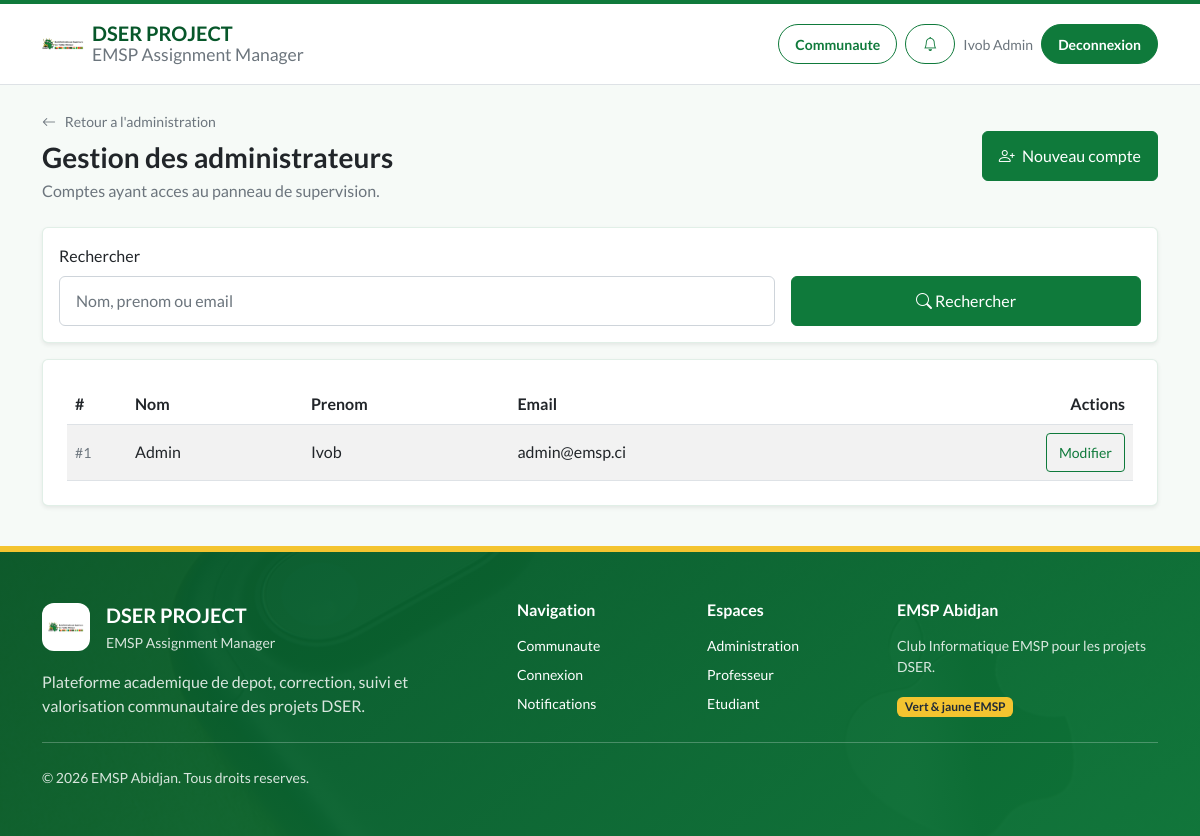
The app's page /student-hub-php/public/admin/admins (signed in) with its own data.
### tables this page shows
CREATE TABLE IF NOT EXISTS `utilisateurs` (
  `id_user` INT AUTO_INCREMENT PRIMARY KEY,
  `nom` VARCHAR(50) NOT NULL,
  `prenom` VARCHAR(50) NOT NULL,
  `email` VARCHAR(100) UNIQUE NOT NULL,
  `mot_de_passe` VARCHAR(255) NOT NULL,
  `role` ENUM('etudiant', 'prof', 'admin') NOT NULL,
  `first_login` TINYINT(1) DEFAULT 1
);

### student-hub-php/app/Controllers/AdminController.php (called while the page is built, shortened)
<?php
final class AdminController extends Controller
{
    public function listAdmins(): void
    {
        $search = trim((string) ($_GET['search'] ?? ''));
        $page = isset($_GET['page']) ? max(1, (int) $_GET['page']) : 1;
        $perPage = 25;
        $admins = User::findAllByRole('admin', $search !== '' ? $search : null, $page, $perPage);
        $total = User::countByRole('admin', $search !== '' ? $search : null);
        $totalPages = (int) ceil($total / $perPage);
        $page = min(max(1, $page), max(1, $totalPages));
        $this->render('admin/admins_list', [
            'user' => Session::get('user'),
            'admins' => $admins,
            'csrf_token' => Csrf::generateToken(),
            'success' => Session::getFlash('success'),
            'error' => Session::getFlash('error'),
            'search' => $search,
            'page' => $page,
            'total_pages' => $totalPages,
            'total' => $total,
            'per_page' => $perPage
        ], 'Gestion des Administrateurs');
    }
}

### student-hub-php/public/index.php (called while the page is built, shortened)
<?php
if (file_exists(dirname(__DIR__) . '/config/config.php')) {
    $baseDir = dirname(__DIR__);
} else {
    $baseDir = __DIR__;
}
$requestMethod = $_SERVER['REQUEST_METHOD'];
$requestUri = parse_url($_SERVER['REQUEST_URI'], PHP_URL_PATH) ?: '/';
$scriptName = parse_url($_SERVER['SCRIPT_NAME'] ?? '', PHP_URL_PATH) ?: '/index.php';
$scriptBase = rtrim(dirname($scriptName), '/');
$baseLen = strlen($scriptBase);
if ($baseLen > 0 && strncmp($requestUri, $scriptBase, $baseLen) === 0) {
    $afterBase = substr($requestUri, $baseLen);
    $requestUri = ($afterBase === '' || $afterBase === false) ? '/' : $afterBase;
}
function url(string $path): string {
    static $base = null;
    if ($base === null) {
        $scriptName = parse_url($_SERVER['SCRIPT_NAME'] ?? '', PHP_URL_PATH) ?: '/index.php';
        $base = rtrim(dirname($scriptName), '/');
        $requestUri = parse_url($_SERVER['REQUEST_URI'] ?? '', PHP_URL_PATH) ?: '/';
    }
    return $base . '/' . ltrim($path, '/');
}
try {
    $router = new Router();
    $router->dispatch($requestMethod, $requestUri);
} catch (\Throwable $e) {
    $logDir = $baseDir . '/storage/logs';
    if (!is_dir($logDir)) {
        mkdir($logDir, 0777, true);
    }
    error_log('[' . date('Y-m-d H:i:s') . '] ERROR: ' . $e->getMessage() . "\n" . $e->getTraceAsString(), 3, $logDir . '/error.log');
    http_response_code(500);
    ?>
    <!DOCTYPE html>
    <html lang="fr">
    <head>
        <meta charset="UTF-8">
        <title>Erreur Serveur</title>
        <style>
            body { font-family: 'Segoe UI', Tahoma, Geneva, Verdana, sans-serif; background: #f8fafc; color: #1e293b; padding: 40px; text-align: center; }
            .container { max-width: 600px; margin: 0 auto; background: white; padding: 40px; border-radius: 12px; box-shadow: 0 4px 6px -1px rgb(0 0 0 / 0.1); border: 1px solid #e2e8f0; }
            h1 { color: #dc2626; font-size: 24px; margin-bottom: 16px; }
            p { color: #64748b; line-height: 1.6; margin-bottom: 24px; }
            a { display: inline-block; background: #2563eb; color: white; padding: 10px 20px; border-radius: 6px; text-decoration: none; font-weight: 500; }
            a:hover { background: #1d4ed8; }
        </style>
    </head>
    <body>
        <div class="container">
            <h1>Une erreur technique est survenue</h1>
            <p>Désolé, l'application a rencontré un problème inattendu. L'administrateur a été notifié.</p>
            <p style="font-size: 13px; font-family: monospace; background: #f1f5f9; padding: 10px; border-radius: 6px; text-align: left; overflow: auto;">
                <strong>Message :</strong> Une erreur technique est survenue. L'administrateur a été notifié.
            </p>
            <a href="<?php echo htmlspecialchars(url(''), ENT_QUOTES, 'UTF-8'); ?>">Retour à l'accueil</a>
        </div>
    </body>
    </html>
    <?php
}

### student-hub-php/app/Models/User.php (called while the page is built, shortened)
<?php
final class User
{
    public static function findAllByRole(string $role, ?string $search = null, ?int $page = null, ?int $perPage = 25): array
    {
        $db = Database::pdo();
        $params = [];
        $sql = 'SELECT id_user, nom, prenom, email FROM utilisateurs WHERE role = ?';
        $params[] = $role;
        $sql .= ' ORDER BY nom ASC';
        if ($page !== null && $perPage > 0) {
            $offset = ($page - 1) * $perPage;
            $sql .= ' LIMIT ' . (int) $perPage . ' OFFSET ' . (int) $offset;
        }
        $stmt = $db->prepare($sql);
        $stmt->execute($params);
        return $stmt->fetchAll();
    }
    public static function countByRole(string $role, ?string $search = null): int
    {
        $db = Database::pdo();
        $sql = 'SELECT COUNT(*) FROM utilisateurs WHERE role = ?';
        $params = [$role];
        $stmt = $db->prepare($sql);
        $stmt->execute($params);
        return (int) $stmt->fetchColumn();
    }
}

### student-hub-php/app/Core/Session.php (called while the page is built, shortened)
<?php
final class Session
{
    public static function get(string $key, mixed $default = null): mixed
    {
        return $_SESSION[$key] ?? $default;
    }
}

### student-hub-php/app/Views/admin/admins_list.php (the view, shortened to what this page needs)
<div class="d-flex flex-column flex-lg-row justify-content-between align-items-lg-center gap-3 mb-4">
    <div>
        <a href="<?php echo htmlspecialchars(url('admin/dashboard'), ENT_QUOTES, 'UTF-8'); ?>" class="link-secondary text-decoration-none small">
            <i class="bi bi-arrow-left me-1"></i> Retour a l'administration
        </a>
        <h1 class="fs-3 mb-1 mt-2">Gestion des administrateurs</h1>
        <p class="text-secondary mb-0">Comptes ayant acces au panneau de supervision.</p>
    </div>
    <a href="<?php echo htmlspecialchars(url('admin/students/create'), ENT_QUOTES, 'UTF-8'); ?>" class="btn btn-primary">
        <i class="bi bi-person-plus me-1"></i> Nouveau compte
    </a>
</div>
<form class="card shadow-sm mb-3" method="GET" action="<?php echo htmlspecialchars(url('admin/admins'), ENT_QUOTES, 'UTF-8'); ?>">
    <div class="card-body">
        <div class="row g-3 align-items-end">
            <div class="col-md-8">
                <label class="form-label" for="adminAdminSearch">Rechercher</label>
                <input class="form-control" id="adminAdminSearch" name="search" value="<?php echo htmlspecialchars($search ?? '', ENT_QUOTES, 'UTF-8'); ?>" placeholder="Nom, prenom ou email">
            </div>
            <div class="col-md-4">
                <button class="btn btn-primary w-100" type="submit" aria-label="Rechercher">
                    <i class="bi bi-search" aria-hidden="true"></i>
                    <span class="d-none d-sm-inline">Rechercher</span>
                </button>
            </div>
        </div>
    </div>
</form>
<?php
$currentPage = (int) ($page ?? 1);
$perPage = (int) ($per_page ?? 25);
?>
<div class="card shadow-sm mb-3">
    <div class="card-body p-4">
        <div class="table-responsive">
            <table class="table table-striped table-hover align-middle mb-0">
                <thead>
                    <tr>
                        <th style="width: 60px;">#</th>
                        <th>Nom</th>
                        <th>Prenom</th>
                        <th>Email</th>
                        <th class="text-end">Actions</th>
                    </tr>
                </thead>
                <tbody>
                <?php if (empty($admins)): ?>
                    <tr>
                        <td colspan="5" class="text-center text-secondary py-4">Aucun administrateur enregistre.</td>
                    </tr>
                <?php else: ?>
                    <?php foreach ($admins as $index => $admin): ?>
                        <tr>
                            <td class="text-muted small">#<?php echo ($currentPage - 1) * $perPage + $index + 1; ?></td>
                            <td><?php echo htmlspecialchars($admin['nom'], ENT_QUOTES, 'UTF-8'); ?></td>
                            <td><?php echo htmlspecialchars($admin['prenom'], ENT_QUOTES, 'UTF-8'); ?></td>
                            <td><?php echo htmlspecialchars($admin['email'], ENT_QUOTES, 'UTF-8'); ?></td>
                            <td class="text-end">
                                <a href="<?php echo htmlspecialchars(url('admin/students/edit?id=' . $admin['id_user']), ENT_QUOTES, 'UTF-8'); ?>" class="btn btn-sm btn-outline-primary">
                                    Modifier
                                </a>
                            </td>
                        </tr>
                    <?php endforeach; ?>
                <?php endif; ?>
                </tbody>
            </table>
        </div>
    </div>
</div>

### student-hub-php/app/Views/layout/main.php (shortened to what this page needs)
<!DOCTYPE html>
<html lang="fr">
<head>
    <link href="https://cdn.jsdelivr.net/npm/bootstrap-icons@1.11.0/font/bootstrap-icons.css" rel="stylesheet">
    <link href="<?php echo htmlspecialchars(url('template/bootstrap/bootstrap.min.css'), ENT_QUOTES, 'UTF-8'); ?>" rel="stylesheet">
    <link href="<?php echo htmlspecialchars(url('template/landing/css/styles.css'), ENT_QUOTES, 'UTF-8'); ?>" rel="stylesheet">
    <?php $layoutUser = \App\Core\Session::get('user'); ?>
    <?php if ($layoutUser !== null && in_array($layoutUser['role'], ['admin', 'prof'], true)): ?>
        <link href="<?php echo htmlspecialchars(url('template/dashboard/dashboard.css'), ENT_QUOTES, 'UTF-8'); ?>" rel="stylesheet">
    <?php endif; ?>
</head>
<body>
<?php
$currentUser = \App\Core\Session::get('user');
$requestUri = parse_url($_SERVER['REQUEST_URI'] ?? '/', PHP_URL_PATH) ?: '/';
$scriptName = parse_url($_SERVER['SCRIPT_NAME'] ?? '', PHP_URL_PATH) ?: '/index.php';
$scriptBase = rtrim(dirname($scriptName), '/');
$baseLen = strlen($scriptBase);
if ($baseLen > 0 && strncmp($requestUri, $scriptBase, $baseLen) === 0) {
    $afterBase = substr($requestUri, $baseLen);
    $requestUri = ($afterBase === '' || $afterBase === false) ? '/' : $afterBase;
}
function isNavActive(string $path, string $currentUri): bool
{
    return strpos($currentUri, $path) === 0;
}
?>
<nav class="navbar navbar-expand navbar-light bg-light static-top border-bottom">
    <div class="container">
        <a class="navbar-brand app-brand fw-bold d-flex align-items-center gap-2" href="<?php echo htmlspecialchars(url(''), ENT_QUOTES, 'UTF-8'); ?>">
            <img src="<?php echo htmlspecialchars(url('template/brand/logo-EMSP.png'), ENT_QUOTES, 'UTF-8'); ?>" alt="Logo EMSP">
            <span>
                DSER PROJECT
                <small class="d-block fw-normal text-muted">EMSP Assignment Manager</small>
            </span>
        </a>
        <div class="d-flex flex-wrap align-items-center justify-content-end gap-2 ms-auto">
                <?php if ($currentUser !== null): ?>
                    <a href="<?php echo htmlspecialchars(url('community'), ENT_QUOTES, 'UTF-8'); ?>" class="btn btn-outline-primary btn-sm nav-action <?php echo isNavActive('/community', $requestUri) || $requestUri === '/' ? 'active' : ''; ?>">Communaute</a>
                    <a href="<?php echo htmlspecialchars(url('notifications'), ENT_QUOTES, 'UTF-8'); ?>" class="btn btn-outline-primary btn-sm nav-action position-relative <?php echo isNavActive('/notifications', $requestUri) ? 'active' : ''; ?>" title="Notifications">
                        <i class="bi bi-bell"></i>
                    </a>
                    <span class="d-none d-md-inline small text-muted"><?php echo htmlspecialchars($currentUser['prenom'] . ' ' . $currentUser['nom'], ENT_QUOTES, 'UTF-8'); ?></span>
                    <a class="btn btn-primary btn-sm nav-action" href="<?php echo htmlspecialchars(url('auth/logout'), ENT_QUOTES, 'UTF-8'); ?>">Deconnexion</a>
                <?php endif; ?>
        </div>
    </div>
</nav>
<main class="<?php echo $currentUser === null ? 'py-5 community-main' : 'py-4'; ?>">
    <div class="container">
        <?php echo $content; ?>
    </div>
</main>
<footer class="footer-emsp py-5">
    <div class="container">
        <div class="row g-4 align-items-start">
            <div class="col-lg-5">
                <div class="d-flex align-items-center gap-3 mb-3">
                    <img src="<?php echo htmlspecialchars(url('template/brand/logo-EMSP.png'), ENT_QUOTES, 'UTF-8'); ?>" alt="Logo EMSP" class="footer-logo">
                    <div>
                        <strong class="d-block text-white fs-5">DSER PROJECT</strong>
                        <span class="small">EMSP Assignment Manager</span>
                    </div>
                </div>
                <p class="mb-0">
                    Plateforme academique de depot, correction, suivi et valorisation communautaire des projets DSER.
                </p>
            </div>
            <div class="col-6 col-lg-2">
                <h2 class="h6 text-white mb-3">Navigation</h2>
                <ul class="list-unstyled small mb-0">
                    <li class="mb-2"><a href="<?php echo htmlspecialchars(url('community'), ENT_QUOTES, 'UTF-8'); ?>">Communaute</a></li>
                    <li class="mb-2"><a href="<?php echo htmlspecialchars(url('auth/login'), ENT_QUOTES, 'UTF-8'); ?>">Connexion</a></li>
                    <?php if ($currentUser !== null): ?>
                        <li><a href="<?php echo htmlspecialchars(url('notifications'), ENT_QUOTES, 'UTF-8'); ?>">Notifications</a></li>
                    <?php endif; ?>
                </ul>
            </div>
            <div class="col-6 col-lg-2">
                <h2 class="h6 text-white mb-3">Espaces</h2>
                <ul class="list-unstyled small mb-0">
                    <li class="mb-2"><a href="<?php echo htmlspecialchars(url('admin/dashboard'), ENT_QUOTES, 'UTF-8'); ?>">Administration</a></li>
                    <li class="mb-2"><a href="<?php echo htmlspecialchars(url('prof/dashboard'), ENT_QUOTES, 'UTF-8'); ?>">Professeur</a></li>
                    <li><a href="<?php echo htmlspecialchars(url('student/dashboard'), ENT_QUOTES, 'UTF-8'); ?>">Etudiant</a></li>
                </ul>
            </div>
            <div class="col-lg-3">
                <h2 class="h6 text-white mb-3">EMSP Abidjan</h2>
                <p class="small mb-3">Club Informatique EMSP pour les projets DSER.</p>
                <span class="badge text-bg-warning">Vert & jaune EMSP</span>
            </div>
        </div>
        <hr class="border-light opacity-25 my-4">
        <div class="d-flex flex-column flex-md-row justify-content-between gap-2 small">
            <span>&copy; 2026 EMSP Abidjan. Tous droits reserves.</span>
        </div>
    </div>
</footer>
<div class="toast-container position-fixed top-0 end-0 p-3" style="z-index: 1080;">
</div>
</body>
</html>

### student-hub-php/public/template/dashboard/dashboard.css (style rules this page uses)
.bi { display: inline-block; width: 1rem; height: 1rem; }
.navbar-brand { padding-top: .75rem; padding-bottom: .75rem; background-color: rgba(0, 0, 0, .25); box-shadow: inset -1px 0 0 rgba(0, 0, 0, .25); }

### records on screen
utilisateurs: prenom+nom "Ivob Admin", index "1", nom "Admin", prenom "Ivob", email "admin@emsp.ci"
